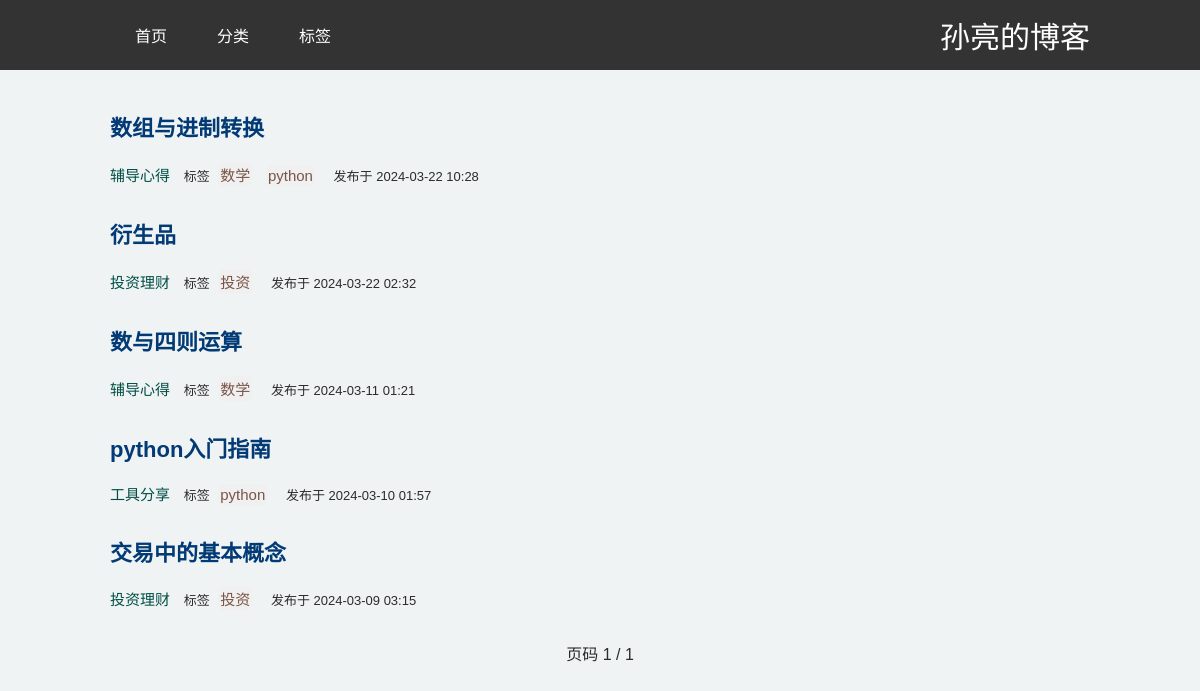
/home/, run on the app's committed database.
### blog/models.py (models this page shows, shortened)
class Post(models.Model):
    STATUS_CHOICES = (
        ('draft', '草稿'),
        ('published', '已发布'),
    )
    title = models.CharField(max_length=200, verbose_name='标题', unique=True)
    slug = models.SlugField(max_length=200, unique_for_date='publish_date', verbose_name='Slug')
    author = models.ForeignKey(User, on_delete=models.CASCADE, related_name='blog_posts', verbose_name='作者')
    content = models.TextField(verbose_name='内容')
    publish_date = models.DateTimeField(auto_now_add=True, verbose_name='发布日期')
    last_updated = models.DateTimeField(auto_now=True, verbose_name='最后更新')
    status = models.CharField(max_length=10, choices=STATUS_CHOICES, default='draft', verbose_name='状态')
    category = models.ForeignKey(Category, on_delete=models.CASCADE, related_name='posts', verbose_name='分类')
    tags = models.ManyToManyField(Tag, related_name='posts', verbose_name='标签')
    class Meta:
        ordering = ('-publish_date',)
        verbose_name = '博文'
        verbose_name_plural = '博文'

class Category(models.Model):
    name = models.CharField(max_length=100, unique=True, verbose_name='名称')
    slug = models.SlugField(max_length=100, unique=True, verbose_name='Slug', null=True, blank=True)
    description = models.TextField(blank=True, verbose_name='描述')
    class Meta:
        verbose_name = '分类'
        verbose_name_plural = '分类'

class Tag(models.Model):
    name = models.CharField(max_length=100, unique=True, verbose_name='名称')
    slug = models.SlugField(max_length=100, unique=True, verbose_name='Slug', null=True, blank=True)
    class Meta:
        verbose_name = '标签'
        verbose_name_plural = '标签'

### blog/views.py (the view)
# urls.py: 2. Add a URL to urlpatterns:  path('', views.home, name='home')
def home(request):
    posts_list = Post.objects.filter(status='published').order_by('-publish_date')
    paginator = Paginator(posts_list, 10)  # 每页10篇文章
    page_number = request.GET.get('page', 1)
    page_obj = paginator.get_page(page_number)
    return render(request, 'blog/home.html', {'page_obj': page_obj})

### templates/blog/home.html (shortened to what this page needs)
{% extends "blog/base.html" %}
{% block content %}
    <div class="content">
        <div id="app">
            {% for post in page_obj %}
                <div class="post">
                    <h2><a href="{% url 'post_detail' slug=post.slug %}" class="post-link">{{ post.title }}</a></h2>
                    <p>
                        <span> <a class="category-link"
                                  href="{% url 'category_posts' category_slug=post.category.slug %}">{{ post.category.name }}</a>
                        </span>
                        <span>
                            标签
                            {% for tag in post.tags.all %}
                                <a class="tag-link" href="{% url 'tag_posts' tag_slug=tag.slug %}">{{ tag.name }}</a>
                            {% endfor %}
                        </span>
                        <span>发布于 {{ post.publish_date|date:"Y-m-d H:i" }}</span>
                    </p>
                </div>
            {% empty %}
                <p>没有找到任何文章。</p>
            {% endfor %}
            <div class="pagination">
                <span>页码 {{ page_obj.number }} / {{ page_obj.paginator.num_pages }}</span>
            </div>
        </div>
    </div>
{% endblock %}

### templates/blog/base.html (style rules this page uses)
body { margin: 0; font-family: Arial, sans-serif; background-color: #f0f3f3; }
.content { padding: 20px; margin: 0 auto; width: 980px; }

### templates/blog/home.html (style rules this page uses)
.post-link { color: #013a75; font-weight: bold; text-decoration: none; font-size: 22px; }
.post { margin-bottom: 30px; }
.category-link { color: #004f47; text-decoration: none; }
.tag-link { color: #795548; background-color: #f0f0f0; border-radius: 5px; padding: 2px 2px; margin-right: 5px; margin-left: 5px; display: inline-block; text-decoration: none; }
span { margin-right: 10px; font-size: 13px; color: #2c2b2b; }
span a { font-size: 15px; }
.pagination a, .pagination span { font-size: 16px; }
.pagination { display: flex; justify-content: center; margin-top: 20px; padding-bottom: 20px; }
.pagination span { margin: 0 10px; }

### data on the page
Post: title "数组与进制转换", category.name "辅导心得", publish_date "2024-03-22 10:28"
Tag: name "数学"
Tag: name "python"
Post: title "衍生品", category.name "投资理财", publish_date "2024-03-22 02:32"
Tag: name "投资"
Post: title "数与四则运算", category.name "辅导心得", publish_date "2024-03-11 01:21"
Post: title "python入门指南", category.name "工具分享", publish_date "2024-03-10 01:57"
Post: title "交易中的基本概念", category.name "投资理财", publish_date "2024-03-09 03:15"

### other printed values
{{ page_obj.number }} "1"
{{ page_obj.paginator.num_pages }} "1"
